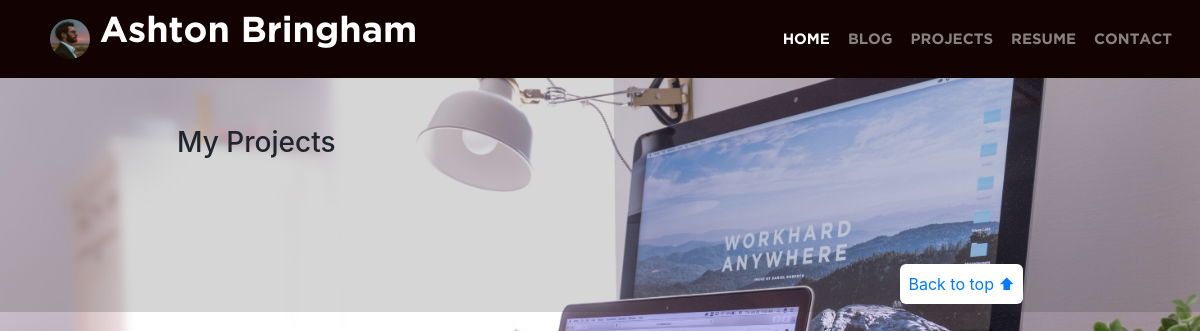
The page /projects/ on the database as committed earlier.
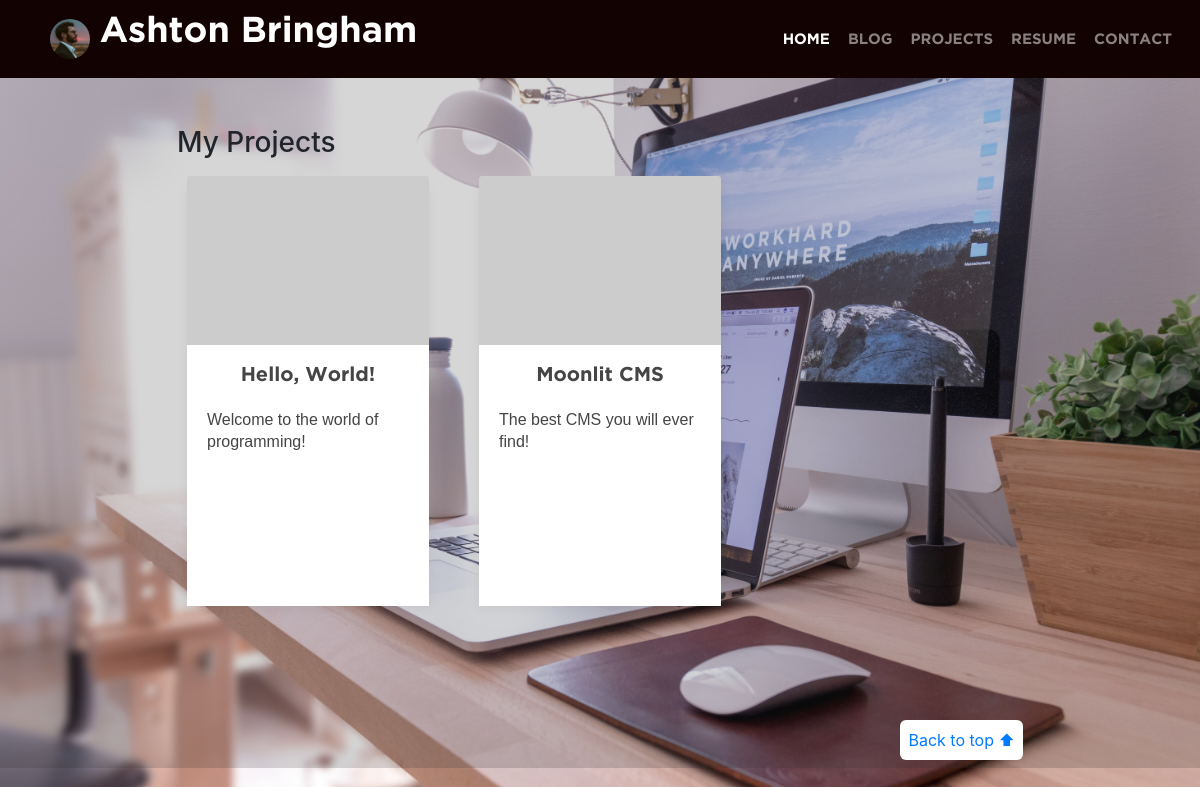
The same page on the database as committed later.
### projects/models.py (models this page shows)
class Project(models.Model):
    title = models.CharField(default='Hello, World!', max_length=50)
    description = models.TextField(default='Welcome to the world of programming!')

### projects/views.py (the view)
# urls.py: path('', views.projects_index, name='projects_index'),
def projects_index(request):
    projects = Project.objects.all()
    return render(request, 'projects/index.html', {'projects': projects})

### projects/templates/projects/index.html (shortened to what this page needs)
{% extends 'base.html' %}
{% block content %}
    <h3>My Projects</h3>
    {% include 'projects/snippet_projects_list.html' %}
{% endblock content %}
{% block footer %}
    <footer class="text-muted">
        <div class="container">
            <p class="float-right back-to-top">
            <a href="#">Back to top ⬆</a>
            </p>
        </div>
    </footer>
{% endblock footer %}

### projects/templates/projects/snippet_projects_list.html
<div class="row">
    {% for project in projects %}
        <div class="post-wrapper col-sm-4 py-2">
            <div class="card-post box-shadow">
                <a href="#">
                <img class="card-img-top" src="https://picsum.photos/id/{{post.id}}/500/350" alt="{{project.title}}"></a>
                <div class="card-body">
                    <a href="#">
                        <div class="card-title">{{project.title|truncatewords:"3"}}</div>
                    </a>
                    <div class="card-text mt-4">
                        {{project.description|truncatewords:"30"}}
                    </div>
                </div>
            </div>
        </div>
    {% endfor %}
</div>

Rows that differ between the two databases and show on the page:
added Project: title "Hello, World!", description "Welcome to the world of programming!"
added Project: title "Moonlit CMS", description "The best CMS you will ever find!"
